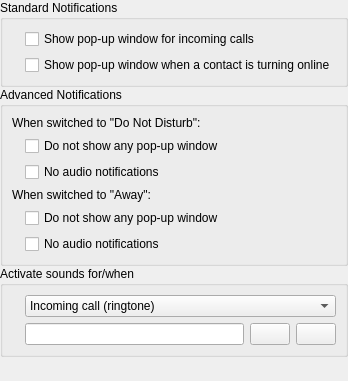
<ui version="4.0" >
 <author></author>
 <comment></comment>
 <exportmacro></exportmacro>
 <class>NotificationSettings</class>
 <widget class="QWidget" name="NotificationSettings" >
  <property name="geometry" >
   <rect>
    <x>0</x>
    <y>0</y>
    <width>328</width>
    <height>381</height>
   </rect>
  </property>
  <layout class="QGridLayout" >
   <property name="margin" >
    <number>0</number>
   </property>
   <property name="spacing" >
    <number>0</number>
   </property>
   <item row="3" column="0" >
    <spacer>
     <property name="orientation" >
      <enum>Qt::Vertical</enum>
     </property>
     <property name="sizeHint" >
      <size>
       <width>20</width>
       <height>40</height>
      </size>
     </property>
    </spacer>
   </item>
   <item row="0" column="0" >
    <widget class="QGroupBox" name="groupBox" >
     <property name="title" >
      <string>Standard Notifications</string>
     </property>
     <layout class="QGridLayout" >
      <property name="margin" >
       <number>9</number>
      </property>
      <property name="spacing" >
       <number>6</number>
      </property>
      <item row="0" column="0" >
       <widget class="QLabel" name="label" >
        <property name="sizePolicy" >
         <sizepolicy>
          <hsizetype>0</hsizetype>
          <vsizetype>5</vsizetype>
          <horstretch>0</horstretch>
          <verstretch>0</verstretch>
         </sizepolicy>
        </property>
        <property name="pixmap" >
         <pixmap resource="../wengophone.qrc" >:/pics/contact/call.png</pixmap>
        </property>
       </widget>
      </item>
      <item row="1" column="0" >
       <widget class="QLabel" name="label_2" >
        <property name="sizePolicy" >
         <sizepolicy>
          <hsizetype>0</hsizetype>
          <vsizetype>5</vsizetype>
          <horstretch>0</horstretch>
          <verstretch>0</verstretch>
         </sizepolicy>
        </property>
        <property name="pixmap" >
         <pixmap resource="../wengophone.qrc" >:/pics/status/online.png</pixmap>
        </property>
       </widget>
      </item>
      <item row="0" column="1" >
       <widget class="QCheckBox" name="showToasterOnIncomingCallCheckBox" >
        <property name="text" >
         <string>Show pop-up window for incoming calls</string>
        </property>
       </widget>
      </item>
      <item row="1" column="1" >
       <widget class="QCheckBox" name="showToasterOnContactOnlineCheckBox" >
        <property name="text" >
         <string>Show pop-up window when a contact is turning online</string>
        </property>
       </widget>
      </item>
     </layout>
    </widget>
   </item>
   <item row="1" column="0" >
    <widget class="QGroupBox" name="groupBox_3" >
     <property name="title" >
      <string>Advanced Notifications</string>
     </property>
     <layout class="QGridLayout" >
      <property name="margin" >
       <number>9</number>
      </property>
      <property name="spacing" >
       <number>6</number>
      </property>
      <item row="1" column="1" >
       <widget class="QCheckBox" name="doNotDisturbNoWindowCheckBox" >
        <property name="text" >
         <string>Do not show any pop-up window</string>
        </property>
       </widget>
      </item>
      <item rowspan="2" row="4" column="0" >
       <widget class="QLabel" name="label_4" >
        <property name="sizePolicy" >
         <sizepolicy>
          <hsizetype>0</hsizetype>
          <vsizetype>5</vsizetype>
          <horstretch>0</horstretch>
          <verstretch>0</verstretch>
         </sizepolicy>
        </property>
        <property name="pixmap" >
         <pixmap resource="../wengophone.qrc" >:/pics/status/away.png</pixmap>
        </property>
       </widget>
      </item>
      <item rowspan="2" row="1" column="0" >
       <widget class="QLabel" name="label_3" >
        <property name="sizePolicy" >
         <sizepolicy>
          <hsizetype>0</hsizetype>
          <vsizetype>5</vsizetype>
          <horstretch>0</horstretch>
          <verstretch>0</verstretch>
         </sizepolicy>
        </property>
        <property name="pixmap" >
         <pixmap resource="../wengophone.qrc" >:/pics/status/donotdisturb.png</pixmap>
        </property>
       </widget>
      </item>
      <item row="3" column="0" colspan="2" >
       <widget class="QLabel" name="label_7" >
        <property name="text" >
         <string>When switched to "Away":</string>
        </property>
       </widget>
      </item>
      <item row="0" column="0" colspan="2" >
       <widget class="QLabel" name="label_8" >
        <property name="text" >
         <string>When switched to "Do Not Disturb":</string>
        </property>
       </widget>
      </item>
      <item row="2" column="1" >
       <widget class="QCheckBox" name="doNotDisturbNoAudioCheckBox" >
        <property name="text" >
         <string>No audio notifications</string>
        </property>
       </widget>
      </item>
      <item row="5" column="1" >
       <widget class="QCheckBox" name="awayNoAudioCheckBox" >
        <property name="text" >
         <string>No audio notifications</string>
        </property>
       </widget>
      </item>
      <item row="4" column="1" >
       <widget class="QCheckBox" name="awayNoWindowCheckBox" >
        <property name="text" >
         <string>Do not show any pop-up window</string>
        </property>
       </widget>
      </item>
     </layout>
    </widget>
   </item>
   <item row="2" column="0" >
    <widget class="QGroupBox" name="groupBox_2" >
     <property name="title" >
      <string>Activate sounds for/when</string>
     </property>
     <layout class="QGridLayout" >
      <property name="margin" >
       <number>9</number>
      </property>
      <property name="spacing" >
       <number>6</number>
      </property>
      <item rowspan="2" row="0" column="0" >
       <widget class="QLabel" name="label_5" >
        <property name="pixmap" >
         <pixmap resource="../wengophone.qrc" >:/pics/speaker.png</pixmap>
        </property>
       </widget>
      </item>
      <item row="1" column="1" >
       <widget class="QLineEdit" name="soundLineEdit" />
      </item>
      <item row="1" column="3" >
       <widget class="QPushButton" name="playButton" >
        <property name="icon" >
         <iconset resource="../wengophone.qrc" >:/pics/play.png</iconset>
        </property>
       </widget>
      </item>
      <item row="1" column="2" >
       <widget class="QPushButton" name="browseButton" >
        <property name="icon" >
         <iconset resource="../wengophone.qrc" >:/pics/browse.png</iconset>
        </property>
       </widget>
      </item>
      <item row="0" column="1" colspan="3" >
       <widget class="QComboBox" name="soundComboBox" >
        <item>
         <property name="text" >
          <string>Incoming call (ringtone)</string>
         </property>
        </item>
        <item>
         <property name="text" >
          <string>Call closed (hang up tone)</string>
         </property>
        </item>
        <item>
         <property name="text" >
          <string>Incoming chat</string>
         </property>
        </item>
        <item>
         <property name="text" >
          <string>IM account connected</string>
         </property>
        </item>
        <item>
         <property name="text" >
          <string>IM account disconnected</string>
         </property>
        </item>
        <item>
         <property name="text" >
          <string>Contact online</string>
         </property>
        </item>
       </widget>
      </item>
     </layout>
    </widget>
   </item>
  </layout>
 </widget>
 <pixmapfunction></pixmapfunction>
 <tabstops>
  <tabstop>showToasterOnIncomingCallCheckBox</tabstop>
  <tabstop>showToasterOnContactOnlineCheckBox</tabstop>
  <tabstop>doNotDisturbNoWindowCheckBox</tabstop>
  <tabstop>doNotDisturbNoAudioCheckBox</tabstop>
  <tabstop>awayNoWindowCheckBox</tabstop>
  <tabstop>awayNoAudioCheckBox</tabstop>
 </tabstops>
 <resources>
  <include location="../wengophone.qrc" />
 </resources>
 <connections/>
</ui>
